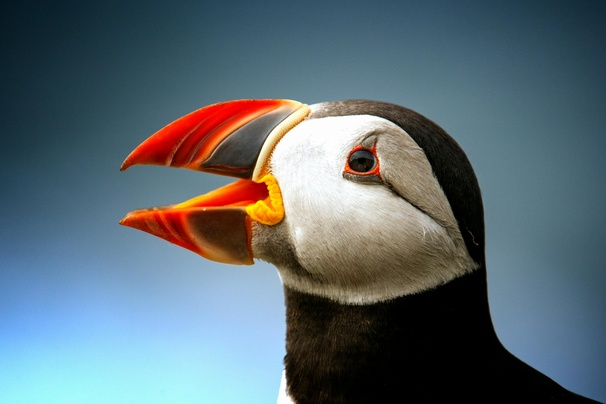
#> input picture ColorSimilarity/my_test_file.jpg, 606 x 404 px, shrunk from 3636 x 2424 before the run
$ jupyter execute color_cluster.ipynb
#> lines starting #> are read from the running program, lines starting #| are printed output that depends on the picture
[cell 1]
import cv2
import	numpy as np
import matplotlib.pyplot as plt
import os
from numba import jit
import timeit

[cell 2]
def extract_color_signature(img_path):

    img = cv2.imread(img_path)

    img = cv2.cvtColor(img, cv2.COLOR_BGR2Lab)
    pixels = np.float32(img.reshape(-1, 3))

    #Werte normalisieren
    pixels[:, 0] /= 100.0
    pixels[:, 1:] += 128.0
    pixels[:, 1:] /= 255.0
    # 8 cluster
    k=6
    # Abbruchkritereien (komische opencv kacke, "+"" weil beide kriterien gelten, 100 Durchläufe, 0.1 epsilon)
    criteria = (cv2.TERM_CRITERIA_EPS + cv2.TERM_CRITERIA_MAX_ITER, 100, 0.1)
    # k=8 cluster, keine Labels, Abbruchkriterien von oben, 10 Durchläufe mit anderen Zentren, zufällige center
    _, labels, centers = cv2.kmeans(pixels, k, None, criteria, 10, cv2.KMEANS_PP_CENTERS)

    # Gewichte berechnen
    unique_labels, counts = np.unique(labels, return_counts=True)
    weights = np.zeros(k)
    for i, label in enumerate(unique_labels):
        weights[label] = counts[i]
    weights = weights / np.sum(weights)  # Normalisierung

    # Werte entnormalisieren
    centers[:, 0] *= 100.0
    centers[:, 1:] *= 255.0
    centers[:, 1:] -= 128.0

    #zurück in BGR
    bgr_centers = []
    for center in centers:
        # Reshape für cv2.cvtColor
        lab_color = center.reshape(1, 1, 3)
        bgr_color = cv2.cvtColor(lab_color.astype(np.uint8), cv2.COLOR_Lab2BGR)
        bgr_centers.append(bgr_color[0, 0])

    return np.array(bgr_centers), weights

[cell 3]
def visualize_color_signature(centers, weights, figsize=(10, 4)):
    """
    Visualisiert eine Farbsignatur.

    Parameters:
    -----------
    centers : numpy.ndarray
        Die k repräsentativen Farben
    weights : numpy.ndarray
        Die relative Häufigkeit jeder Farbe
    """
    # Sortiere Farben nach Gewicht (absteigend)
    sorted_indices = np.argsort(weights)[::-1]
    sorted_centers = centers[sorted_indices]
    sorted_weights = weights[sorted_indices]

    # Erstelle Farbbalken
    plt.figure(figsize=figsize)

    # Jede Farbe als Balken darstellen
    for i, (center, weight) in enumerate(zip(sorted_centers, sorted_weights)):
        # Konvertiere BGR zu RGB für matplotlib
        rgb_color = center[::-1] / 255.0  # BGR zu RGB und auf [0, 1] normalisieren
        plt.bar(i, weight, color=rgb_color, width=0.8)

        # Prozentsatz anzeigen
        plt.text(i, weight + 0.01, f"{weight*100:.1f}%",
                 ha='center', va='bottom', fontsize=9)

    plt.xlabel('Farbcluster')
    plt.ylabel('Relative Häufigkeit')
    plt.title('Farbsignatur des Bildes')
    plt.xticks([])  # x-Achse ohne Zahlen
    plt.ylim(0, max(weights) * 1.2)  # Ein wenig Platz über dem höchsten Balken
    plt.show()

[cell 4]
os.getcwd()
image = "my_test_file.jpg"
filepath = os.path.join(os.getcwd(), image)
centers, weights = extract_color_signature(filepath)
#> in extract_color_signature, img is the input picture: shape (404, 606, 3); mean B, G, R 114.8, 106.9, 91.7
#> in extract_color_signature, `img = cv2.cvtColor(img, cv2.COLOR_BGR2Lab)`: img: shape (404, 606, 3); mean of channels 0, 1, 2 112.1, 126, 122.9
#> in extract_color_signature, `_, labels, centers = cv2.kmeans(pixels, k, None, criteria, 10, cv2.KME..`: centers = [[1.3, 1, 0.988], [0.0705, 1, 1.01], [2.28, 0.965, 0.97], [0.95, 0.994, 0.979], [1.82, 1, 0.963], [0.565, 1, 0.993]]
#> in extract_color_signature, `unique_labels, counts = np.unique(labels, return_counts=True)`: unique_labels = [0, 1, 2, 3, 4, 5]; counts = [57769, 32333, 30668, 61793, 26417, 35844]
#> the loop in extract_color_signature, `for i, label in enumerate(unique_labels):` made 6 passes
#> in extract_color_signature, `weights = weights / np.sum(weights)`: weights = [0.236, 0.132, 0.125, 0.252, 0.108, 0.146]
#> the loop in extract_color_signature, `for center in centers:` made 6 passes
#> (lab_color, bgr_color) on passes 1 to 6: ([[129.9, 128, 123.9]], [[129, 121, 114]]), ([[7.05, 127.8, 128.8]], [[10, 11, 7]]), ([[228.2, 118, 119.3]], [[241, 232, 191]]), ([[95.04, 125.6, 121.6]], [[99, 90, 76]]), ([[182.1, 128.2, 117.5]], [[195, 176, 164]]), ([[56.5, 127, 125.2]], [[57, 54, 47]])
#> after the loop in extract_color_signature, `for center in centers:`: bgr_centers = [[129, 121, 114], [10, 11, 7], [241, 232, 191], [99, 90, 76], [195, 176, 164], [57, 54, 47]]
#> centers has the same summary as bgr_centers in extract_color_signature; weights = [0.236, 0.132, 0.125, 0.252, 0.108, 0.146]
visualize_color_signature(centers, weights)
#> in visualize_color_signature, `sorted_indices = np.argsort(weights)[::-1]`: sorted_indices = [3, 0, 5, 1, 2, 4]
#> in visualize_color_signature, `sorted_centers = centers[sorted_indices]`: sorted_centers = [[99, 90, 76], [129, 121, 114], [57, 54, 47], [10, 11, 7], [241, 232, 191], [195, 176, 164]]
#> in visualize_color_signature, `sorted_weights = weights[sorted_indices]`: sorted_weights = [0.252, 0.236, 0.146, 0.132, 0.125, 0.108]
#> the loop in visualize_color_signature, `for i, (center, weight) in enumerate(zip(sorted_centers, sorted_weight..` made 6 passes
#> (center, weight, rgb_color) on passes 1 to 6: ([99, 90, 76], 0.252, [0.298, 0.353, 0.388]), ([129, 121, 114], 0.236, [0.447, 0.475, 0.506]), ([57, 54, 47], 0.146, [0.184, 0.212, 0.224]), ([10, 11, 7], 0.132, [0.0275, 0.0431, 0.0392]), ([241, 232, 191], 0.125, [0.749, 0.91, 0.945]), ([195, 176, 164], 0.108, [0.643, 0.69, 0.765])
#> in visualize_color_signature, `plt.show()`:
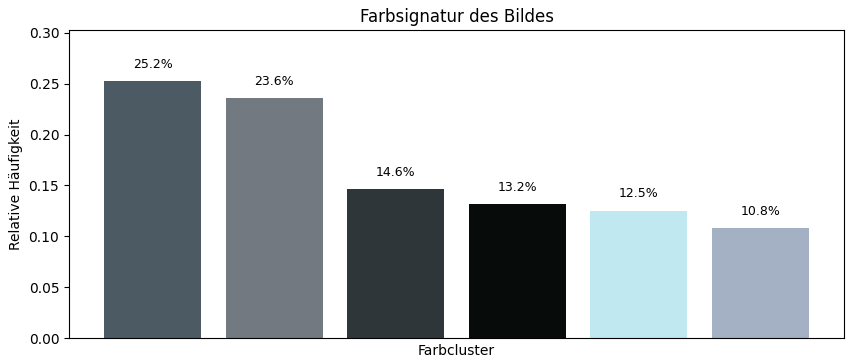
#> figure drawn by matplotlib, 1 panel
centers
#> Out has the same summary as bgr_centers in extract_color_signature

[cell 5]
def compare_images(weights1, centers1, weights2, centers2):


    weights1 = np.array(weights1, dtype=np.float32)
    weights2 = np.array(weights2, dtype=np.float32)
    centers1 = np.array(centers1, dtype=np.float32)
    centers2 = np.array(centers2, dtype=np.float32)


    signature1 = np.column_stack((weights1, centers1))
    signature2 = np.column_stack((weights2, centers2))


    distance, _,_ = cv2.EMD(signature1,signature2,cv2.DIST_L1)

    return distance

[cell 6]
filepath1 = os.path.join(os.getcwd(), "Schwan.jpeg")
filepath2 = os.path.join(os.getcwd(), "Schwan.jpeg")
centers1, weights1 = extract_color_signature(filepath1)
#> call 2 of extract_color_signature, with img_path = 'ColorSimilarity/Schwan.jpeg'
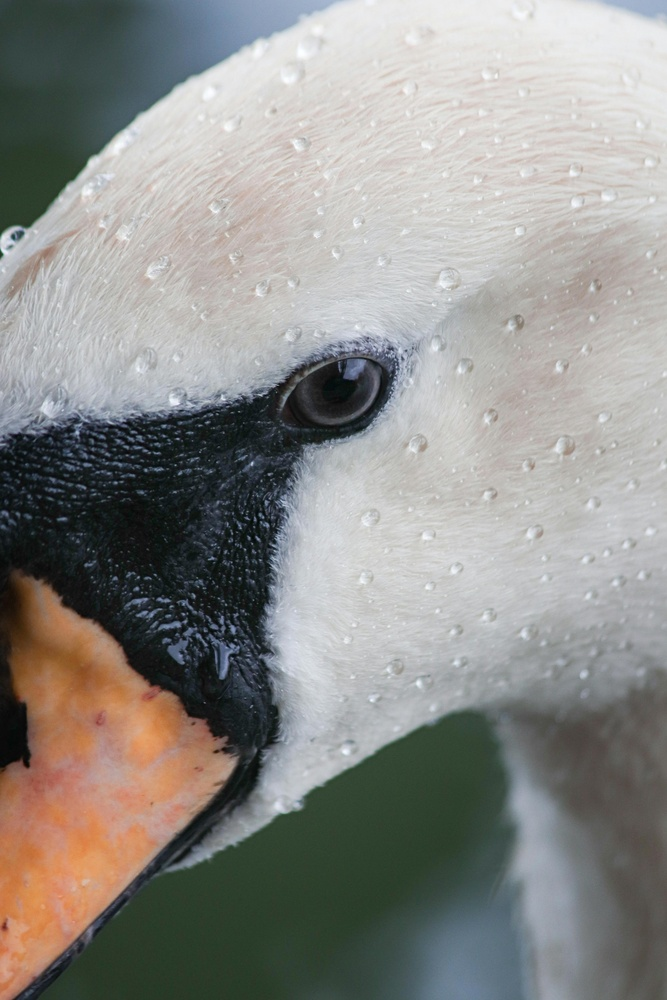
#> input picture ColorSimilarity/Schwan.jpeg, 667 x 1000 px, shrunk from 4000 x 6000 before the run
#> in extract_color_signature, img is the input picture: shape (1000, 667, 3); mean B, G, R 137.2, 140.9, 141.5
#> in extract_color_signature (call 2), `img = cv2.cvtColor(img, cv2.COLOR_BGR2Lab)`: img: shape (1000, 667, 3); mean of channels 0, 1, 2 146.5, 127.7, 130.3
#> in extract_color_signature (call 2), `_, labels, centers = cv2.kmeans(pixels, k, None, criteria, 10, cv2.KME..`: centers = [[0.646, 0.971, 1.02], [1.94, 1.01, 1.01], [1.57, 1.04, 1.04], [2.2, 1, 1.01], [1.05, 1.01, 1.01], [0.234, 0.998, 0.997]]
#> in extract_color_signature (call 2), `unique_labels, counts = np.unique(labels, return_counts=True)`: counts = [114842, 180172, 91044, 143865, 74783, 62294]
#> the loop in extract_color_signature (call 2), `for i, label in enumerate(unique_labels):` made 6 passes
#> in extract_color_signature (call 2), `weights = weights / np.sum(weights)`: weights = [0.172, 0.27, 0.136, 0.216, 0.112, 0.0934]
#> the loop in extract_color_signature (call 2), `for center in centers:` made 6 passes
#> (lab_color, bgr_color) on passes 1 to 6: ([[64.58, 119.5, 132.9]], [[53, 63, 47]]), ([[194.4, 128.3, 128.6]], [[188, 188, 188]]), ([[156.5, 136.3, 137.5]], [[132, 142, 168]]), ([[220.4, 128.2, 128.9]], [[216, 216, 216]]), ([[104.9, 128.4, 128.4]], [[96, 96, 96]]), ([[23.42, 126.5, 126.2]], [[28, 26, 21]])
#> after the loop in extract_color_signature (call 2), `for center in centers:`: bgr_centers = [[53, 63, 47], [188, 188, 188], [132, 142, 168], [216, 216, 216], [96, 96, 96], [28, 26, 21]]
#> centers1 has the same summary as bgr_centers in extract_color_signature; weights1 = [0.172, 0.27, 0.136, 0.216, 0.112, 0.0934]
centers2, weights2 = extract_color_signature(filepath2)
#> centers2 = [[190, 190, 190], [54, 64, 48], [99, 99, 99], [217, 217, 217], [135, 145, 171], [28, 26, 21]]; weights2 = [0.281, 0.178, 0.113, 0.195, 0.138, 0.0942]

[cell 7]
dauer = timeit.timeit(lambda : compare_images(weights1, centers1, weights2, centers2), number=10000)
#> in compare_images, `weights1 = np.array(weights1, dtype=np.float32)`: weights1 = [0.172, 0.27, 0.136, 0.216, 0.112, 0.0934]
#> in compare_images, `weights2 = np.array(weights2, dtype=np.float32)`: weights2 = [0.281, 0.178, 0.113, 0.195, 0.138, 0.0942]
#> in compare_images, `centers1 = np.array(centers1, dtype=np.float32)`: centers1 has the same summary as bgr_centers in extract_color_signature
#> in compare_images, `signature1 = np.column_stack((weights1, centers1))`: signature1 = [[0.172, 53, 63, 47], [0.27, 188, 188, 188], [0.136, 132, 142, 168], [0.216, 216, 216, 216], [0.112, 96, 96, 96], [0.0934, 28, 26, 21]]
#> in compare_images, `signature2 = np.column_stack((weights2, centers2))`: signature2 = [[0.281, 190, 190, 190], [0.178, 54, 64, 48], [0.113, 99, 99, 99], [0.195, 217, 217, 217], [0.138, 135, 145, 171], [0.0942, 28, 26, 21]]
#> in compare_images, `distance, _,_ = cv2.EMD(signature1,signature2,cv2.DIST_L1)`: distance = 9.47
#> dauer = 0.396

dauer
#> Out = 0.396
